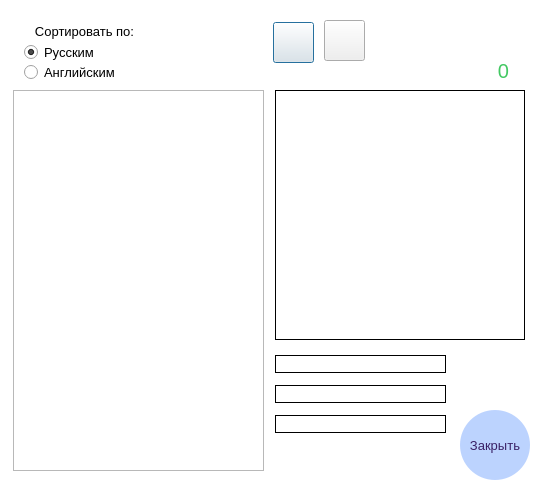
<?xml version="1.0" encoding="UTF-8"?>
<ui version="4.0">
 <class>WordsListWindow</class>
 <widget class="QDialog" name="WordsListWindow">
  <property name="enabled">
   <bool>true</bool>
  </property>
  <property name="geometry">
   <rect>
    <x>0</x>
    <y>0</y>
    <width>547</width>
    <height>492</height>
   </rect>
  </property>
  <property name="windowTitle">
   <string>Словарь</string>
  </property>
  <property name="autoFillBackground">
   <bool>false</bool>
  </property>
  <property name="styleSheet">
   <string notr="true">#WordsListWindow{
background-color: white;
}</string>
  </property>
  <widget class="QGroupBox" name="groupBox">
   <property name="geometry">
    <rect>
     <x>13</x>
     <y>22</y>
     <width>141</width>
     <height>61</height>
    </rect>
   </property>
   <property name="font">
    <font>
     <pointsize>10</pointsize>
    </font>
   </property>
   <property name="autoFillBackground">
    <bool>false</bool>
   </property>
   <property name="styleSheet">
    <string notr="true">#groupBox {
   border: 0px solid gray;
}</string>
   </property>
   <property name="title">
    <string>Сортировать по:</string>
   </property>
   <property name="alignment">
    <set>Qt::AlignCenter</set>
   </property>
   <property name="flat">
    <bool>false</bool>
   </property>
   <property name="checkable">
    <bool>false</bool>
   </property>
   <widget class="QRadioButton" name="radioButtonRu_Eng">
    <property name="geometry">
     <rect>
      <x>11</x>
      <y>20</y>
      <width>111</width>
      <height>21</height>
     </rect>
    </property>
    <property name="font">
     <font>
      <family>Segoe UI</family>
      <pointsize>10</pointsize>
     </font>
    </property>
    <property name="text">
     <string>Русским</string>
    </property>
    <property name="checked">
     <bool>true</bool>
    </property>
   </widget>
   <widget class="QRadioButton" name="radioButtonEng_Ru">
    <property name="geometry">
     <rect>
      <x>11</x>
      <y>40</y>
      <width>111</width>
      <height>21</height>
     </rect>
    </property>
    <property name="font">
     <font>
      <family>Segoe UI</family>
      <pointsize>10</pointsize>
     </font>
    </property>
    <property name="text">
     <string>Английским</string>
    </property>
   </widget>
  </widget>
  <widget class="QPushButton" name="btnAddWord">
   <property name="geometry">
    <rect>
     <x>273</x>
     <y>22</y>
     <width>41</width>
     <height>41</height>
    </rect>
   </property>
   <property name="toolTip">
    <string>Добавить слово</string>
   </property>
   <property name="styleSheet">
    <string notr="true">#btnAddWord{
border-image: url(:/res/img/add.png);
}

#btnAddWord:hover{
border-image: url(:/res/img/addHover.png);
}</string>
   </property>
   <property name="text">
    <string/>
   </property>
  </widget>
  <widget class="QListWidget" name="listWords">
   <property name="geometry">
    <rect>
     <x>13</x>
     <y>90</y>
     <width>251</width>
     <height>381</height>
    </rect>
   </property>
   <property name="font">
    <font>
     <pointsize>10</pointsize>
    </font>
   </property>
   <property name="toolTip">
    <string/>
   </property>
   <property name="styleSheet">
    <string notr="true"/>
   </property>
  </widget>
  <widget class="QLabel" name="labelImg">
   <property name="geometry">
    <rect>
     <x>275</x>
     <y>90</y>
     <width>250</width>
     <height>250</height>
    </rect>
   </property>
   <property name="frameShape">
    <enum>QFrame::Box</enum>
   </property>
   <property name="text">
    <string/>
   </property>
   <property name="alignment">
    <set>Qt::AlignLeading|Qt::AlignLeft|Qt::AlignTop</set>
   </property>
  </widget>
  <widget class="QPushButton" name="btnDelWord">
   <property name="geometry">
    <rect>
     <x>324</x>
     <y>20</y>
     <width>41</width>
     <height>41</height>
    </rect>
   </property>
   <property name="toolTip">
    <string>Удалить слово</string>
   </property>
   <property name="styleSheet">
    <string notr="true">#btnDelWord{
border-image: url(:/res/img/del.png);
}

#btnDelWord:hover{
border-image: url(:/res/img/delHover.png);
}</string>
   </property>
   <property name="text">
    <string/>
   </property>
  </widget>
  <widget class="QPushButton" name="btnClose">
   <property name="geometry">
    <rect>
     <x>460</x>
     <y>410</y>
     <width>70</width>
     <height>70</height>
    </rect>
   </property>
   <property name="font">
    <font>
     <family>Segoe UI</family>
     <pointsize>10</pointsize>
    </font>
   </property>
   <property name="styleSheet">
    <string notr="true">#btnClose{
color: rgb(58,33,102);
background-color: rgba(160,192,253, 180);
border: 0px solid black;
border-radius: 35px;
}

#btnClose::hover{
	background-color: rgba(160,192,253, 255);
}</string>
   </property>
   <property name="text">
    <string>Закрыть</string>
   </property>
  </widget>
  <widget class="QLabel" name="labelWordsCount">
   <property name="geometry">
    <rect>
     <x>480</x>
     <y>60</y>
     <width>47</width>
     <height>21</height>
    </rect>
   </property>
   <property name="font">
    <font>
     <family>Segoe UI</family>
     <pointsize>15</pointsize>
     <weight>50</weight>
     <bold>false</bold>
    </font>
   </property>
   <property name="styleSheet">
    <string notr="true">color: rgb(66, 200, 98);</string>
   </property>
   <property name="text">
    <string>0</string>
   </property>
   <property name="alignment">
    <set>Qt::AlignCenter</set>
   </property>
  </widget>
  <widget class="QLabel" name="labelShowing">
   <property name="geometry">
    <rect>
     <x>275</x>
     <y>355</y>
     <width>171</width>
     <height>18</height>
    </rect>
   </property>
   <property name="font">
    <font>
     <family>Segoe UI</family>
     <pointsize>10</pointsize>
    </font>
   </property>
   <property name="frameShape">
    <enum>QFrame::Box</enum>
   </property>
   <property name="text">
    <string/>
   </property>
  </widget>
  <widget class="QLabel" name="labelCorrectly">
   <property name="geometry">
    <rect>
     <x>275</x>
     <y>385</y>
     <width>171</width>
     <height>18</height>
    </rect>
   </property>
   <property name="font">
    <font>
     <family>Segoe UI</family>
     <pointsize>10</pointsize>
    </font>
   </property>
   <property name="frameShape">
    <enum>QFrame::Box</enum>
   </property>
   <property name="text">
    <string/>
   </property>
  </widget>
  <widget class="QLabel" name="labelRating">
   <property name="geometry">
    <rect>
     <x>275</x>
     <y>415</y>
     <width>171</width>
     <height>18</height>
    </rect>
   </property>
   <property name="font">
    <font>
     <family>Segoe UI</family>
     <pointsize>10</pointsize>
    </font>
   </property>
   <property name="frameShape">
    <enum>QFrame::Box</enum>
   </property>
   <property name="text">
    <string/>
   </property>
  </widget>
 </widget>
 <resources/>
 <connections/>
</ui>
